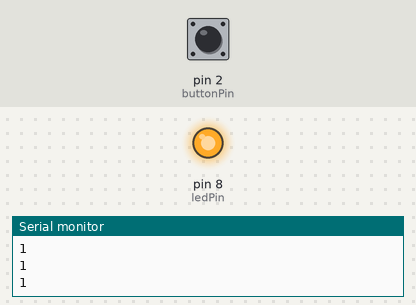
Recording of a sketch running on a simulated Arduino Uno, built with avr-gcc and run on an emulated ATmega328P. On the bench: output pins drawn as LEDs (lit = HIGH), the last lines printed to the serial monitor. The test bench sets the inputs (shaded band); at power-on: pin 2 (buttonPin) HIGH.

Above: at 1.2 s.
1.3 s: pin 2 (buttonPin) pulled LOW for 0.15 s
At 1.37 s:
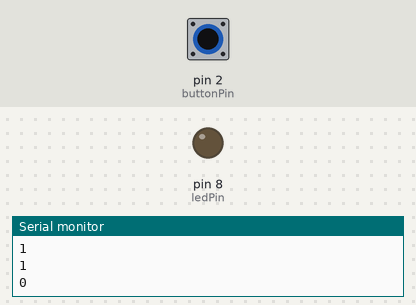
2.9 s: pin 2 (buttonPin) pulled LOW for 3.2 s
At 6.7 s:
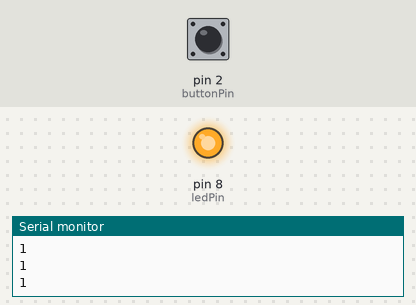
Timing chart, 0 to 8.2 s (numbered marks = the images above; inputs shaded):
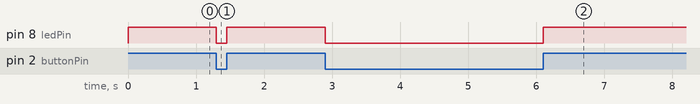

The sketch:

sketch_oct24a.ino
```cpp
const int buttonPin = 2;      //ボタンの状態を検知するピン
const int ledPin = 8;
int buttonState = 0;          //導通（ボタン押下）していれば1
int counter = 0;              //確認用なのでここでは無視

void setup() {
  pinMode(ledPin, OUTPUT);    //LEDピンをアウトプット用に設定
  pinMode(buttonPin, INPUT_PULLUP);  //ボタンの状態を検知するピン
  Serial.begin(9600);         //確認用なのでここでは無視
}

void loop() {
  buttonState = digitalRead(buttonPin);   //ボタンの状態を検知する

  counter++;                              //確認用なのでこのブロックは無視
  if (counter >= 10000) {
    Serial.println(buttonState);
    counter = 0;
  }

  if (buttonState == HIGH) {
    digitalWrite(ledPin, HIGH);
  } else {
    digitalWrite(ledPin, LOW);
  }
}
```

Measured:
- after the input at 1.3 s, pin 8 (ledPin): HIGH → LOW at once, → HIGH 0.15 s later
- after the input at 2.9 s, pin 8 (ledPin): HIGH → LOW at once, → HIGH 3.2 s later
